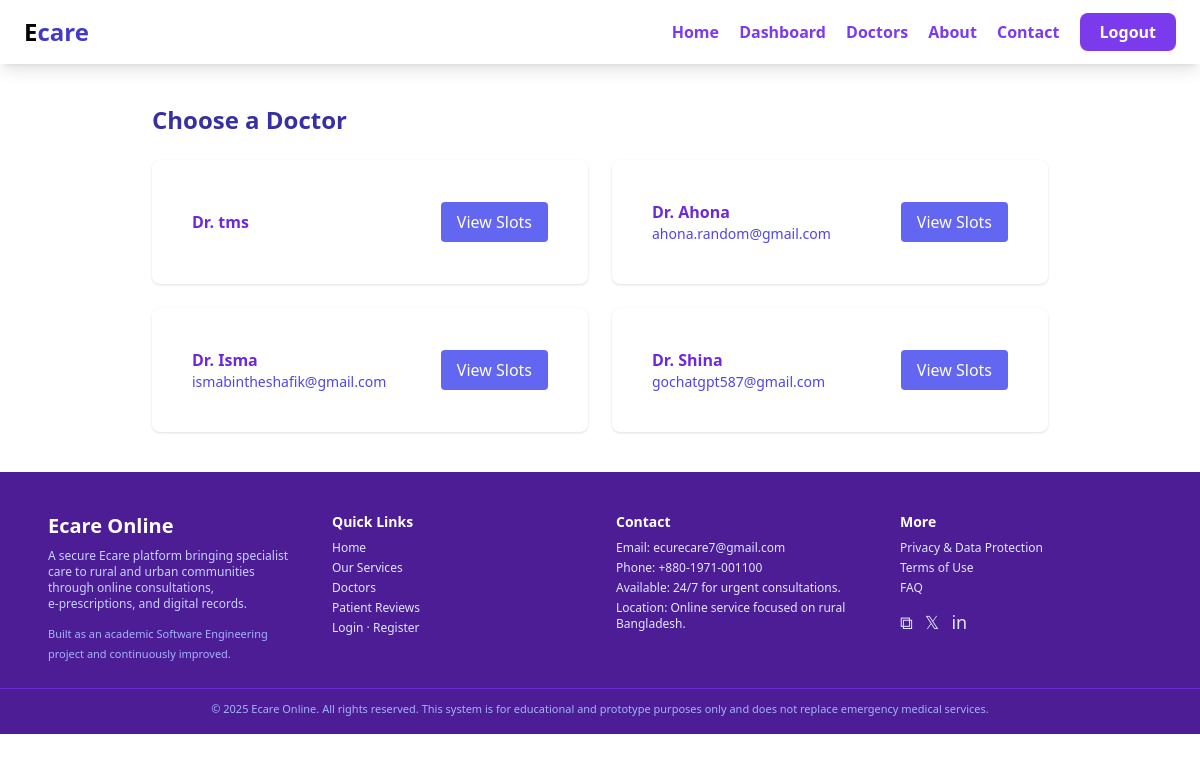
Screenshot of /appointments/doctors/ (signed in) with the database file from the repository.
### accounts/models.py (models this page shows, shortened)
class User(AbstractUser):
    ROLE_CHOICES = (
        ('admin', 'Admin'),
        ('doctor', 'Doctor'),
        ('patient', 'Patient'),
    )
    role = models.CharField(
        max_length=10,
        choices=ROLE_CHOICES,
        default='patient'
    )
    is_approved = models.BooleanField(default=False)

### appointments/views.py (the view)
# urls.py: path("doctors/", views.doctors_list, name="doctors_list"),
@login_required
def doctors_list(request):
    doctors = User.objects.filter(is_staff=True)
    return render(request, "appointments/doctors_list.html", {
        "doctors": doctors
    })

### templates/appointments/doctors_list.html (shortened to what this page needs)
{% extends "base.html" %}
{% block content %}
<div class="max-w-4xl mx-auto py-10">
  <h2 class="text-2xl font-bold text-indigo-800 mb-6">Choose a Doctor</h2>
  <div class="grid grid-cols-1 md:grid-cols-2 gap-6">
    {% for d in doctors %}
    <div class="bg-white rounded-lg p-10 shadow flex justify-between items-center">
      <div>
        <h3 class="font-bold text-violet-700">Dr. {{ d.username }}</h3>
        <p class="text-sm text-indigo-600">{{ d.email }}</p>
      </div>
      <a
        href="{% url 'available_slots' d.id %}"
        class="px-4 py-2 bg-indigo-500 text-white rounded hover:bg-violet-600">
        View Slots
      </a>
    </div>
    {% endfor %}
  </div>
</div>
{% endblock %}

### rows the page displays
User: username "tms"
User: username "Ahona", email "ahona.random@gmail.com"
User: username "Isma", email "ismabintheshafik@gmail.com"
User: username "Shina", email "gochatgpt587@gmail.com"
